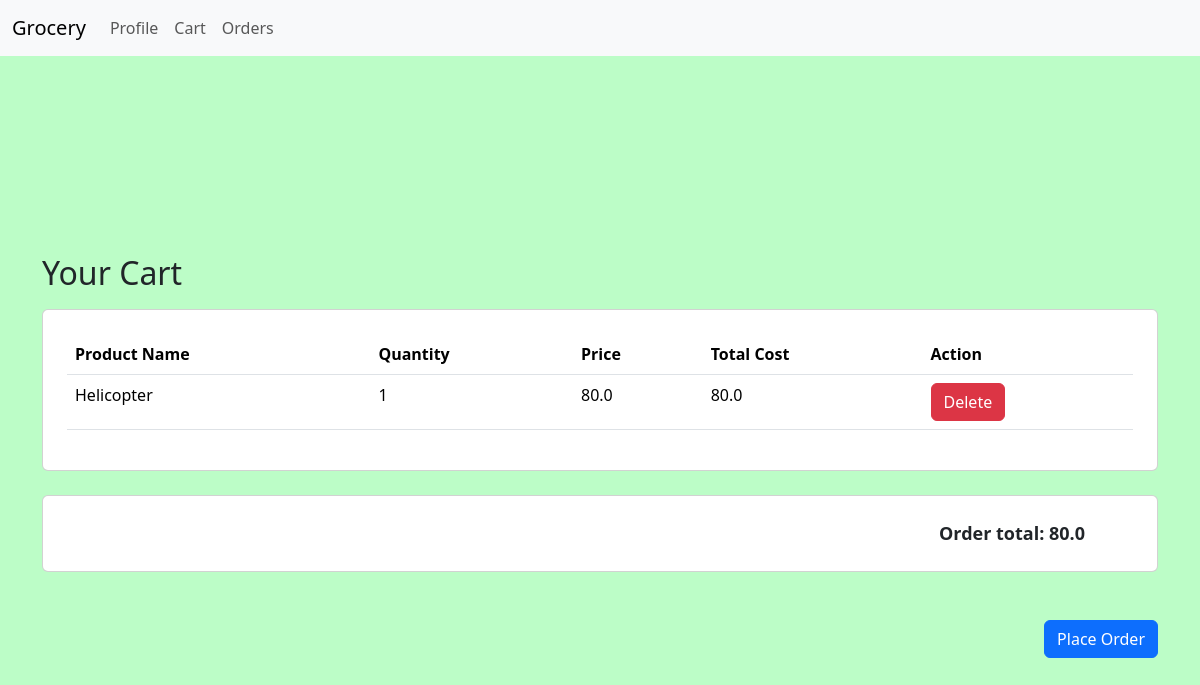
Screenshot of /cart (signed in) with the database file from the repository.
### models.py (models this page shows)
class Cart(db.Model):
    id = db.Column(db.Integer, primary_key=True)
    user_id = db.Column(db.Integer, db.ForeignKey('user.id'), nullable=False)
    product_id = db.Column(db.Integer, db.ForeignKey('product.id'), nullable=False)
    quantity = db.Column(db.Integer, nullable=False)

class Product(db.Model):
    __tablename__ = 'product'
    id = db.Column(db.Integer, primary_key=True)
    name = db.Column(db.String(50), nullable=False)
    price = db.Column(db.Float, nullable=False)
    quantity = db.Column(db.Integer, nullable=False)
    category_id = db.Column(db.Integer, db.ForeignKey('category.id'), nullable=False)
    availability = db.Column(db.Integer, nullable=True)
    manufacturing_date = db.Column(db.Date, nullable=False)
    is_deleted = db.Column(db.Boolean, nullable=False, default=False)
    c = db.relationship('Cart', backref='product', lazy=True)
    ord = db.relationship('Order', backref='product', lazy=True)

### app.py (the view)
@app.route('/cart')
def cart():
    if 'user_id' not in session:
        flash('Please login to continue.')
        return redirect(url_for('login'))
    carts=Cart.query.filter_by(user_id=session['user_id']).all()
    tot = sum([cart.product.price * cart.quantity for cart in carts])
    return render_template("cart.html",user=User.query.get(session['user_id']),carts=carts,tot=tot)

### Templates/cart.html (shortened to what this page needs)
<!DOCTYPE html>
<html lang="en">
<head>
    <link href="https://cdn.jsdelivr.net/npm/bootstrap@5.3.2/dist/css/bootstrap.min.css" rel="stylesheet">
    <link href="https://getbootstrap.com/docs/5.3/assets/css/docs.css" rel="stylesheet">
</head>
<body>
    <nav class="navbar navbar-expand-lg bg-body-tertiary">
        <div class="container-fluid">
          <a class="navbar-brand" href="{{url_for('index')}}">Grocery</a>
          <div class="collapse navbar-collapse" id="navbarNav">
            <ul class="navbar-nav">
                {% if user %}
                      <li class="nav-item">
                        <a href="{{url_for('profile')}}" class="nav-link">
                          Profile
                        </a>
                      </li>
                      <li class="nav-item">
                        <a href="{{url_for('cart')}}" class="nav-link">Cart</a>
                      </li>
                      <li class="nav-item">
                        <a href="{{url_for('orders')}}" class="nav-link">Orders</a>
                      </li>
                      {% endif %}
            </ul>
          </div>
        </div>
      </nav>
    <section class="vh-100" style="background-color: #bcfdc7;">
        <div class="container h-100">
          <div class="row d-flex justify-content-center align-items-center h-100">
            <div class="col">
              <p><span class="h2">Your Cart</span><span class="h4"></p>
            <div class="card mb-4">
                <div class="card-body p-4">
                  <table class="table">
                    <thead>
                        <tr>
                            <th>Product Name</th>
                            <th>Quantity</th>
                            <th>Price</th>
                            <th>Total Cost</th>
                            <th>Action</th>
                        </tr>
                    </thead>
                    <tbody>
                        {% for item in carts %}
                        <tr>
                            <td>{{item.product.name}}</td>
                            <td>{{item.quantity}}</td>
                            <td>{{item.product.price}}</td>
                            <td>{{item.product.price * item.quantity}}</td>
                            <td>
                                <form action="{{url_for('delete_from_cart', product_id=item.product.id)}}" method="post">
                                    <button type="submit" class="btn btn-danger">
                                        Delete
                                    </button>
                                </form>
                            </td>
                        </tr>
                        {% endfor %}
                    </tbody>
                  </table>
                </div>
            </div>
              <div class="card mb-5">
                <div class="card-body p-4">
                  <div class="float-end">
                    <p class="mb-0 me-5 d-flex align-items-center">
                      <span style="text-emphasis-color: black;font-size: large;"><strong>Order total: {{tot}}</strong></span>
                    </p>
                  </div>
                </div>
              </div>
              <div class="d-flex justify-content-end">
                <form action="{{url_for('order_placement')}}" method="post">
                    <button type="submit" class="btn btn-primary">Place Order</button>
                </form>
              </div>
            </div>
          </div>
        </div>
      </section>
</body>
</html>

### rows the page displays
Cart: product.name "Helicopter", quantity "1", product.price "80.0", item.product.price*item.quantity "80.0"

### other values shown
{{ tot }} "80.0"
